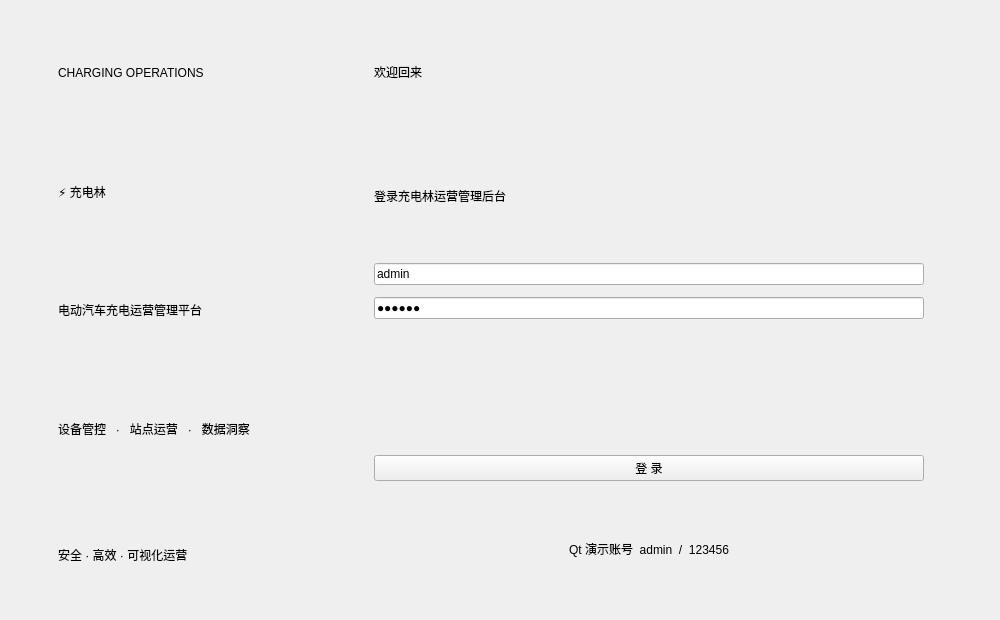
<?xml version="1.0" encoding="UTF-8"?>
<!-- 负责 loginwindow 的配置、数据或界面资源，作为项目构建或运行所需的一部分。 -->
<!-- 以下节点由 Qt Designer 维护，uic 会据此生成 ui_*.h 界面类。 -->
<ui version="4.0">
 <class>LoginWindow</class>
 <widget class="QWidget" name="LoginWindow">
  <property name="minimumSize"><size><width>1000</width><height>620</height></size></property>
  <layout class="QHBoxLayout" name="rootLayout">
   <property name="spacing"><number>0</number></property>
   <property name="leftMargin"><number>0</number></property><property name="topMargin"><number>0</number></property>
   <property name="rightMargin"><number>0</number></property><property name="bottomMargin"><number>0</number></property>
   <item><widget class="QFrame" name="brandPanel"><layout class="QVBoxLayout" name="brandLayout">
    <property name="leftMargin"><number>58</number></property><property name="rightMargin"><number>48</number></property>
    <item><spacer name="brandTopSpacer"><property name="orientation"><enum>Qt::Vertical</enum></property></spacer></item>
    <item><widget class="QLabel" name="brandBadge"><property name="text"><string>CHARGING OPERATIONS</string></property></widget></item>
    <item><widget class="QLabel" name="brandTitle"><property name="text"><string>⚡ 充电林</string></property></widget></item>
    <item><widget class="QLabel" name="brandSubtitle"><property name="text"><string>电动汽车充电运营管理平台</string></property></widget></item>
    <item><widget class="QLabel" name="brandFeatures"><property name="text"><string>设备管控   ·   站点运营   ·   数据洞察</string></property></widget></item>
    <item><spacer name="brandBottomSpacer"><property name="orientation"><enum>Qt::Vertical</enum></property></spacer></item>
    <item><widget class="QLabel" name="brandFooter"><property name="text"><string>安全 · 高效 · 可视化运营</string></property></widget></item>
   </layout></widget></item>
   <item><widget class="QFrame" name="loginPanel"><layout class="QVBoxLayout" name="loginLayout">
    <property name="spacing"><number>12</number></property><property name="leftMargin"><number>76</number></property><property name="rightMargin"><number>76</number></property>
    <item><spacer name="loginTopSpacer"><property name="orientation"><enum>Qt::Vertical</enum></property></spacer></item>
    <item><widget class="QLabel" name="loginTitle"><property name="text"><string>欢迎回来</string></property></widget></item>
    <item><widget class="QLabel" name="loginSubtitle"><property name="text"><string>登录充电林运营管理后台</string></property></widget></item>
    <item><widget class="QLineEdit" name="accountEdit"><property name="placeholderText"><string>管理员账号</string></property><property name="text"><string>admin</string></property></widget></item>
    <item><widget class="QLineEdit" name="passwordEdit"><property name="placeholderText"><string>登录密码</string></property><property name="echoMode"><enum>QLineEdit::Password</enum></property><property name="text"><string>123456</string></property></widget></item>
    <item><widget class="QLabel" name="errorLabel"><property name="text"><string/></property></widget></item>
    <item><widget class="QPushButton" name="loginButton"><property name="text"><string>登 录</string></property><property name="objectName"><string>primaryButton</string></property></widget></item>
    <item><widget class="QLabel" name="demoHint"><property name="text"><string>Qt 演示账号  admin  /  123456</string></property><property name="alignment"><set>Qt::AlignCenter</set></property></widget></item>
    <item><spacer name="loginBottomSpacer"><property name="orientation"><enum>Qt::Vertical</enum></property></spacer></item>
   </layout></widget></item>
  </layout>
 </widget>
 <resources/><connections/>
</ui>
